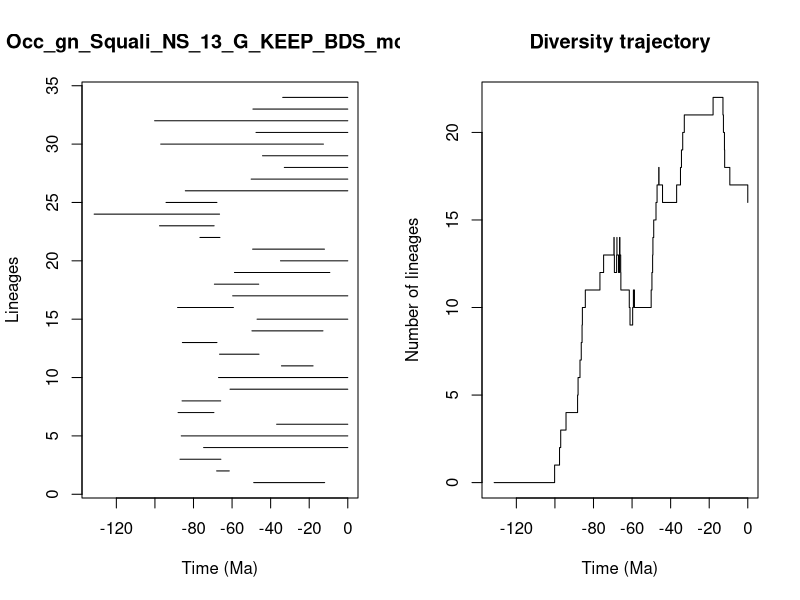

The R source for this figure:


pdf(file='../Results/Genus_NS/5_MA_bins_EP_FT/pyrate_mcmc_logs/Occ_gn_Squali_NS_13_G_KEEP_BDS_mcmc_LTT.pdf',width=0.6*20, height=0.6*10)
title = "Occ_gn_Squali_NS_13_G_KEEP_BDS_mcmc"
ts=c(48.773877285520456, 68.00388336024677,87.00104031607994,74.75787863261017,86.34781131424799,36.89075778479413,87.99537551738067,85.92886719902786,61.06344892993994,67.02149389061381,34.389928124544674,66.49102559817389,85.76467640493429,49.698571061969915,47.03363068427166,88.25242751391941,59.690518681094424,69.16932536408892,58.76098865470363,34.89565984606602,49.34318811426042,76.66167955816347,97.6121868546342,131.51249771529874,94.24659891244836,84.24035386615851,50.096909204459,32.91539501634861,44.208931910724104,97.00155822511839,47.58922064860878,100.16149389691215,49.18719393910723,33.73855241801724)
te=c(11.987194039921834, 61.44567612777293,65.80735579050804,0.0,0.0,0.0,69.4142246422218,65.89499531640705,0.0,0.0,17.991114106022106,46.02641754263576,67.83989300956804,12.871168346848956,0.0,59.30626174820252,0.0,46.176785351346524,9.309275507301578,0.0,12.09536251142481,66.29153553216206,69.28874305276696,66.48809143751883,67.85453958606261,0.0,0.0,0.0,0.0,12.622857430579675,0.0,0.0,0.0,0.0)
div_traj=c(0, 1,2,3,4,5,6,7,8,9,10,11,12,13,14,13,12,13,14,13,12,13,14,13,12,11,10,9,10,11,10,11,12,13,14,15,16,17,18,17,16,17,18,19,20,21,22,21,20,19,18,17,16)
time_events=c(131.51249771529874, 100.16149389691215,97.6121868546342,97.00155822511839,94.24659891244836,88.25242751391941,87.99537551738067,87.00104031607994,86.34781131424799,85.92886719902786,85.76467640493429,84.24035386615851,76.66167955816347,74.75787863261017,69.4142246422218,69.28874305276696,69.16932536408892,68.00388336024677,67.85453958606261,67.83989300956804,67.02149389061381,66.49102559817389,66.48809143751883,66.29153553216206,65.89499531640705,65.80735579050804,61.44567612777293,61.06344892993994,59.690518681094424,59.30626174820252,58.76098865470363,50.096909204459,49.698571061969915,49.34318811426042,49.18719393910723,48.773877285520456,47.58922064860878,47.03363068427166,46.176785351346524,46.02641754263576,44.208931910724104,36.89075778479413,34.89565984606602,34.389928124544674,33.73855241801724,32.91539501634861,17.991114106022106,12.871168346848956,12.622857430579675,12.09536251142481,11.987194039921834,9.309275507301578,0.0)
                par(mfrow=c(1,2))
                L = length(ts)
                plot(ts, 1:L , xlim=c(-max(ts)-1,0), pch=20, type="n", main=title,xlab="Time (Ma)",ylab="Lineages")
                for (i in 1:L){segments(x0=-te[i],y0=i,x1=-ts[i],y1=i)}    
                t = -time_events
                plot(div_traj ~ t,type="s", main = "Diversity trajectory",xlab="Time (Ma)",ylab="Number of lineages",xlim=c(-max(ts)-1,0))
                abline(v=c(65,200,251,367,445),lty=2,col="gray")
                
